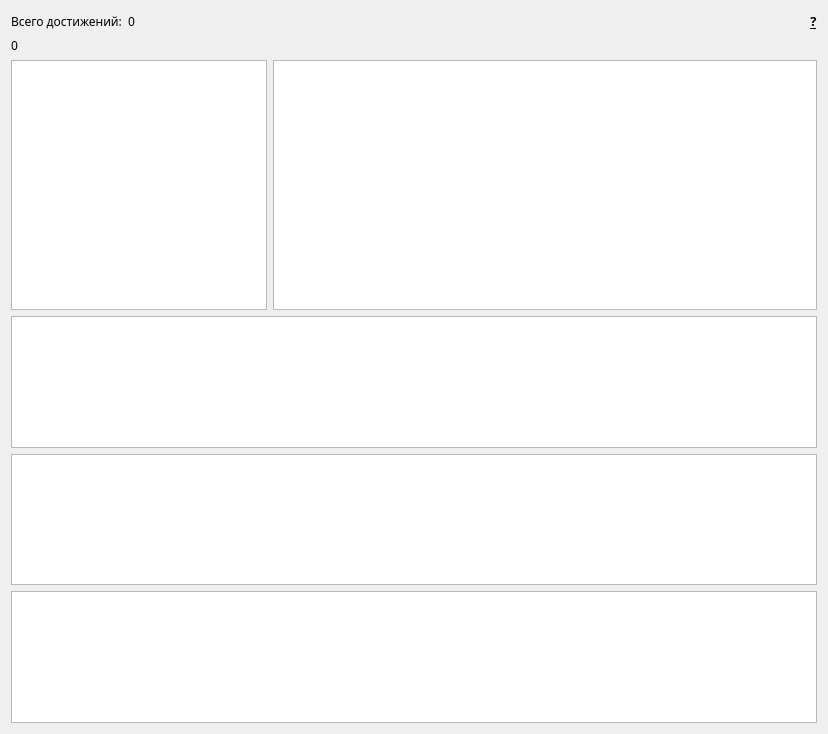
<?xml version="1.0" encoding="UTF-8"?>
<ui version="4.0">
 <class>FormStatistics</class>
 <widget class="QWidget" name="FormStatistics">
  <property name="geometry">
   <rect>
    <x>0</x>
    <y>0</y>
    <width>828</width>
    <height>734</height>
   </rect>
  </property>
  <property name="font">
   <font>
    <family>Ebrima</family>
   </font>
  </property>
  <property name="windowTitle">
   <string>Form</string>
  </property>
  <layout class="QVBoxLayout" name="verticalLayout_2">
   <item>
    <layout class="QVBoxLayout" name="verticalLayout">
     <item>
      <layout class="QHBoxLayout" name="horizontalLayout_3">
       <item>
        <layout class="QHBoxLayout" name="horizontalLayout_2">
         <item>
          <widget class="QLabel" name="LabelSummColumn">
           <property name="text">
            <string>Всего достижений:</string>
           </property>
          </widget>
         </item>
         <item>
          <widget class="QLabel" name="LabelSummColumnValue">
           <property name="text">
            <string notr="true">0</string>
           </property>
          </widget>
         </item>
        </layout>
       </item>
       <item>
        <spacer name="horizontalSpacer">
         <property name="orientation">
          <enum>Qt::Horizontal</enum>
         </property>
         <property name="sizeHint" stdset="0">
          <size>
           <width>40</width>
           <height>20</height>
          </size>
         </property>
        </spacer>
       </item>
       <item>
        <widget class="QLabel" name="label">
         <property name="font">
          <font>
           <family>Ebrima</family>
           <pointsize>10</pointsize>
           <weight>75</weight>
           <bold>true</bold>
           <underline>true</underline>
          </font>
         </property>
         <property name="toolTip">
          <string>&lt;html&gt;&lt;head/&gt;&lt;body&gt;&lt;p&gt;&lt;span style=&quot; font-family:'Open Sans','Arial','sans-serif'; font-size:12px; color:#000000;&quot;&gt;Статистика выводится по играм на аккаунте у которых есть достижения.&lt;/span&gt;&lt;/p&gt;&lt;p&gt;&lt;span style=&quot; font-family:'Open Sans','Arial','sans-serif'; font-size:12px; color:#000000;&quot;&gt;Если суммарное количество достижений не совпадает с информацией стима, значит часть достижений получена с использованием семейного доступа&lt;/span&gt;&lt;/p&gt;&lt;/body&gt;&lt;/html&gt;</string>
         </property>
         <property name="text">
          <string notr="true">?</string>
         </property>
         <property name="alignment">
          <set>Qt::AlignCenter</set>
         </property>
        </widget>
       </item>
      </layout>
     </item>
     <item>
      <widget class="QLabel" name="LabelAveragePercentValue">
       <property name="text">
        <string notr="true">0</string>
       </property>
      </widget>
     </item>
    </layout>
   </item>
   <item>
    <layout class="QHBoxLayout" name="horizontalLayout">
     <item>
      <widget class="QChartView" name="ChartViewPercentages">
       <property name="sizePolicy">
        <sizepolicy hsizetype="Preferred" vsizetype="Expanding">
         <horstretch>0</horstretch>
         <verstretch>0</verstretch>
        </sizepolicy>
       </property>
       <property name="minimumSize">
        <size>
         <width>0</width>
         <height>250</height>
        </size>
       </property>
      </widget>
     </item>
     <item>
      <widget class="QTableView" name="TableViewGames">
       <attribute name="horizontalHeaderStretchLastSection">
        <bool>true</bool>
       </attribute>
      </widget>
     </item>
    </layout>
   </item>
   <item>
    <widget class="QChartView" name="ChartsViewTimes"/>
   </item>
   <item>
    <widget class="QChartView" name="ChartsViewMonths"/>
   </item>
   <item>
    <widget class="QChartView" name="ChartsViewYears"/>
   </item>
  </layout>
 </widget>
 <customwidgets>
  <customwidget>
   <class>QChartView</class>
   <extends>QGraphicsView</extends>
   <header>QtCharts/QtCharts</header>
  </customwidget>
 </customwidgets>
 <resources/>
 <connections/>
</ui>
